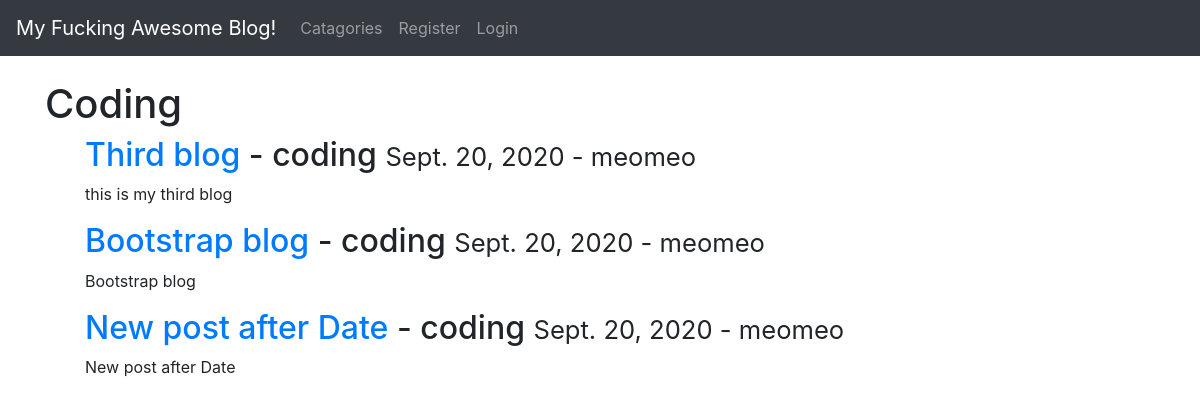
The page /catagory/coding/ on the database as committed earlier.
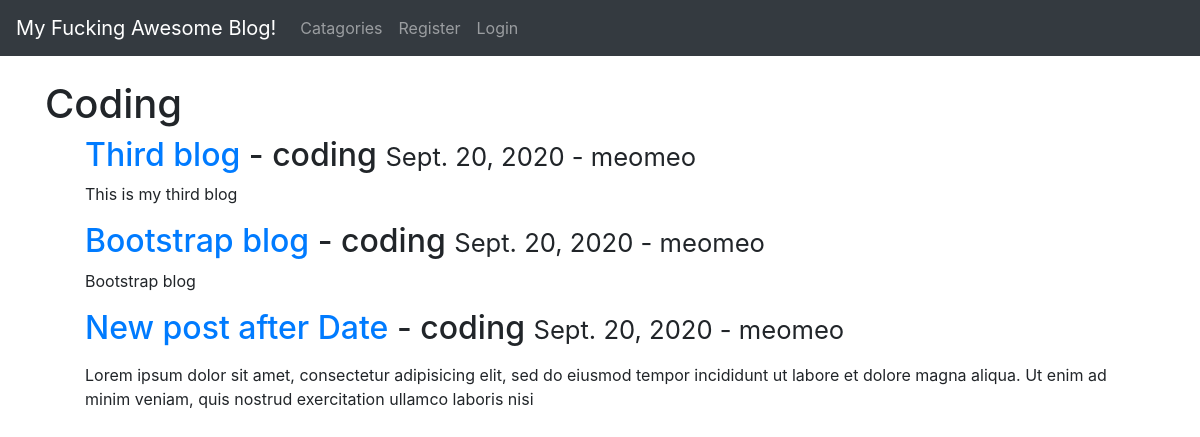
The same page on the database as committed later.
### myApp/models.py (models this page shows, shortened)
class Post(models.Model):
    title = models.CharField(max_length=255)
    title_tag = models.CharField(max_length=255, default="My Awesome Blog")
    author = models.ForeignKey(User, on_delete=models.CASCADE)
    body = models.TextField()
    created_at = models.DateField(auto_now_add=True)
    catagory = models.CharField(max_length=255, default="coding")

### myApp/views.py (the view)
def CatagoryView(request, cats):
    catagory_posts = Post.objects.filter(catagory=cats.replace('-', ' '))
    return render(request, 'catagories.html', {'cats':cats.title().replace('-', ' '), 'catagory_posts': catagory_posts})

### myApp/templates/catagories.html (shortened to what this page needs)
{% extends "base.html" %}
{% block content %}
<br />
{% if catagory_posts %}
<h1>{{cats}}</h1>
<ul>
{% for post in catagory_posts %}
<h2>
  <a href="{% url 'article' post.pk %}">{{post.title}} </a> - {{post.catagory}}
  <small>
    {{post.created_at}} - {{post.author}}
  </small
  >
</h2>
<p>{{post.body|slice:":200" |safe}}</p>
{% endfor %}
</ul>
{% else %}
<h2>Sorry, this page doesn't exits</h2>
{% endif %}
{% endblock %}

Rows that differ between the two databases and show on the page:
changed Post "Third blog": body "this is my third blog" → "This is my third blog"
changed Post "New post after Date": body "New post after Date" → "Lorem ipsum dolor sit amet, consectetur adipisicing elit, sed do eiusmod tempor incididunt ut labore et dolore magna aliqua. Ut enim ad minim veniam, quis nostrud exercitation ullamco laboris nisi"
